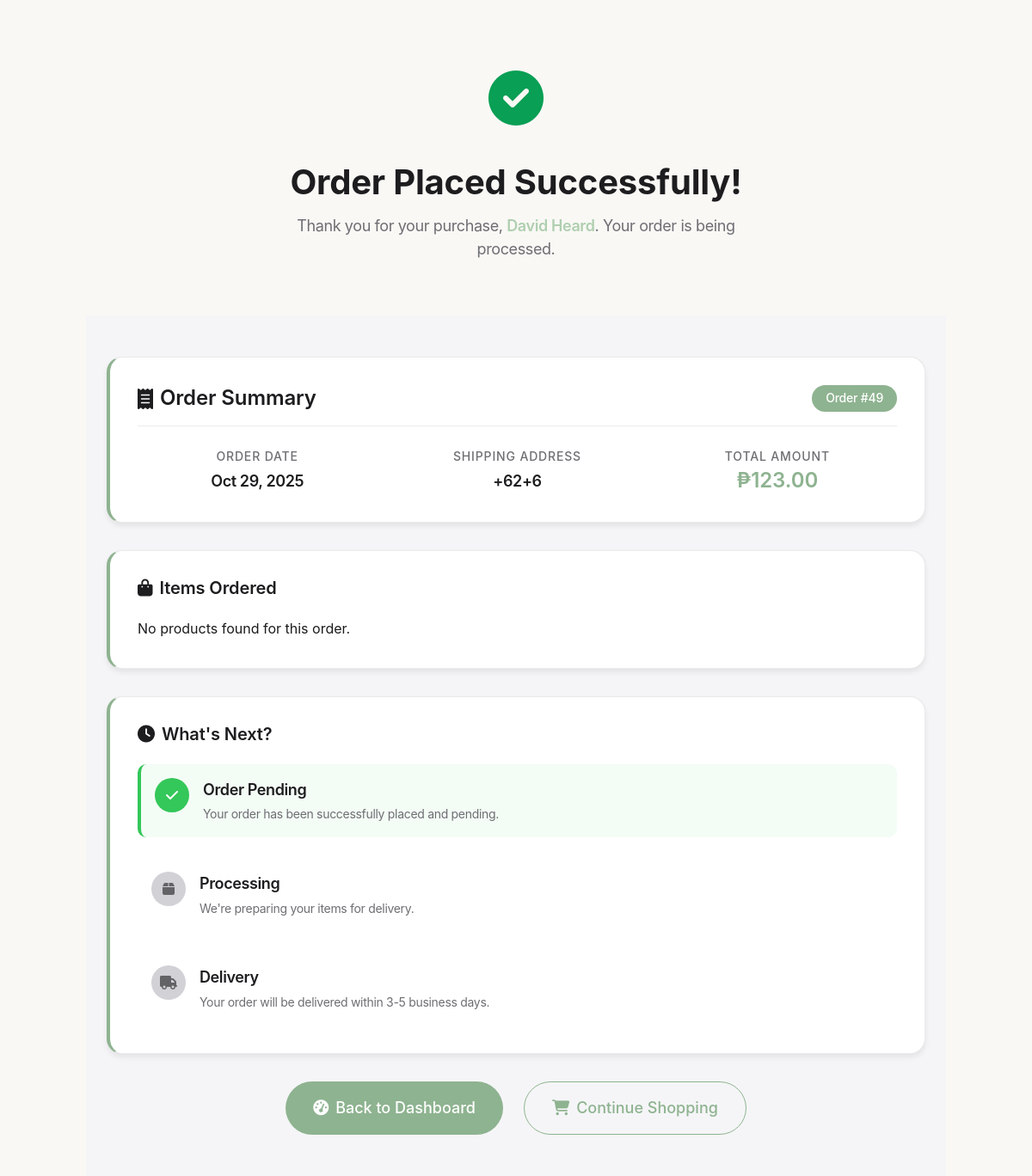
Page /order_success.php (signed in) on the committed database.
### tables this page shows
CREATE TABLE `orders` (
  `id` int(11) NOT NULL,
  `user_id` int(11) NOT NULL,
  `total_amount` decimal(10,2) NOT NULL,
  `order_date` timestamp NOT NULL DEFAULT current_timestamp(),
  `status` varchar(50) NOT NULL DEFAULT 'Pending',
  `payment_method` varchar(50) NOT NULL DEFAULT 'Cash on Delivery',
  `product_names` text NOT NULL,
  `product_images` text NOT NULL,
  `product_sizes` text NOT NULL,
  `shipping_address` varchar(255) NOT NULL
);

### order_success.php (the view, shortened to what this page needs)
<?php
include("db.php");
$user_id = $_SESSION['user_id'];
$full_name = $_SESSION['full_name'] ?? 'Customer';
$order_id = $_SESSION['order_success_id'] ?? null;
if (!$order_id) {
    $stmtOrder = $conn->prepare("SELECT * FROM orders WHERE user_id=? ORDER BY order_date DESC LIMIT 1");
    $stmtOrder->bind_param("i", $user_id);
} else {
    $stmtOrder = $conn->prepare("SELECT * FROM orders WHERE id=? AND user_id=?");
    $stmtOrder->bind_param("ii", $order_id, $user_id);
}
$stmtOrder->execute();
$orderResult = $stmtOrder->get_result();
$order = $orderResult->fetch_assoc();
$order_id = $order['id'];
$stmtItems = $conn->prepare("SELECT product_name, product_image, size, quantity, price FROM order_items WHERE order_id=?");
$stmtItems->bind_param("i", $order_id);
$stmtItems->execute();
$orderItems = $stmtItems->get_result()->fetch_all(MYSQLI_ASSOC);
$shippingAddress = htmlspecialchars($order['shipping_address'] ?? 'N/A');
$grandTotal = $order['total_amount'] ?? 0;
?>
<!DOCTYPE html>
<html lang="en">
<head>
<link rel="stylesheet" href="user.css">
<link rel="stylesheet" href="order.css">
<link rel="stylesheet" href="https://cdnjs.cloudflare.com/ajax/libs/font-awesome/6.5.0/css/all.min.css">
</head>
<body>
<div class="success-header">
    <div class="success-container">
        <div class="success-icon"><i class="fas fa-check-circle"></i></div>
        <h1 class="success-title">Order Placed Successfully!</h1>
        <p class="success-subtitle">
            Thank you for your purchase, <strong><?= htmlspecialchars($full_name) ?></strong>. Your order is being processed.
        </p>
    </div>
</div>
<div class="order-success-container">
    <div class="order-content">
        <div class="order-summary-card">
            <div class="card-header">
                <h2><i class="fas fa-receipt"></i> Order Summary</h2>
                <div class="order-number">Order #<?= $order_id ?></div>
            </div>
            <div class="order-details">
                <div class="order-info-grid">
                    <div class="info-item">
                        <div class="info-label">Order Date</div>
                        <div class="info-value"><?= date("M d, Y", strtotime($order['order_date'])) ?></div>
                    </div>
                    <div class="info-item">
                        <div class="info-label">Shipping Address</div>
                        <div class="info-value"><?= $shippingAddress ?></div>
                    </div>
                    <div class="info-item">
                        <div class="info-label">Total Amount</div>
                        <div class="info-value total-amount">₱<?= number_format($grandTotal, 2) ?></div>
                    </div>
                </div>
            </div>
        </div>
        <div class="products-section">
            <h3><i class="fas fa-shopping-bag"></i> Items Ordered</h3>
            <div class="products-list">
                <?php if (!empty($orderItems)): ?>
                    <?php foreach ($orderItems as $item): ?>
                        <div class="product-item">
                            <div class="product-image">
                                <img src="<?= htmlspecialchars($item['product_image'] ?: 'uploads/default.jpg') ?>"
                                     alt="<?= htmlspecialchars($item['product_name']) ?>">
                            </div>
                            <div class="product-details">
                                <h4 class="product-name"><?= htmlspecialchars($item['product_name']) ?></h4>
                                <div class="product-meta">
                                    <span class="product-size">Size: <?= htmlspecialchars($item['size'] ?: 'N/A') ?></span>
                                    <span class="product-quantity">Qty: <?= htmlspecialchars($item['quantity']) ?></span>
                                </div>
                                <div class="product-price">₱<?= number_format($item['price'] * $item['quantity'], 2) ?></div>
                            </div>
                        </div>
                    <?php endforeach; ?>
                <?php else: ?>
                    <div>No products found for this order.</div>
                <?php endif; ?>
            </div>
        </div>
        <div class="next-steps-card">
            <h3><i class="fas fa-clock"></i> What's Next?</h3>
            <div class="steps-list">
                <div class="step-item completed">
                    <div class="step-icon"><i class="fas fa-check"></i></div>
                    <div class="step-content">
                        <h4>Order Pending</h4>
                        <p>Your order has been successfully placed and pending.</p>
                    </div>
                </div>
                <div class="step-item">
                    <div class="step-icon"><i class="fas fa-box"></i></div>
                    <div class="step-content">
                        <h4>Processing</h4>
                        <p>We're preparing your items for delivery.</p>
                    </div>
                </div>
                <div class="step-item">
                    <div class="step-icon"><i class="fas fa-truck"></i></div>
                    <div class="step-content">
                        <h4>Delivery</h4>
                        <p>Your order will be delivered within 3-5 business days.</p>
                    </div>
                </div>
            </div>
        </div>
        <div class="action-buttons">
            <a href="order_success.php?delete_inventory=1&redirect=userDashboard.php"
               class="btn btn-primary f"><i class="fas fa-tachometer-alt"></i> Back to Dashboard</a>
            <a href="order_success.php?delete_inventory=1&redirect=index.php"
               class="btn btn-secondary f"><i class="fas fa-shopping-cart"></i> Continue Shopping</a>
        </div>
    </div>
</div>
</body>
</html>

### user.css (style rules this page uses)
:root { --sage: 120 25% 75%; --background: 35 25% 97%; --foreground: 25 20% 15%; --primary-color: #008cff; --primary-hover: #0051d5; --secondary-color: #5856d6; --success-color: #34c759; --warning-color: #ff9500; --danger-color: #ff3b30; --dark: #1c1c1e; --gray-900: #2c2c2e; --gray-800: #3a3a3c; --gray-700: #48484a; --gray-600: #636366; --gray-500: #8e8e93; --gray-400: #aeaeb2; --gray-300: #c7c7cc; --gray-200: #d1d1d6; --gray-100: #e5e5ea; --gray-50: #f2f2f7; --white: #ffffff; --button-font-size: 16px; --button-padding-y: 0.625rem; --button-padding-x: 1rem; --button-radius: var(--radius-md); --spacing-xs: 4px; --spacing-sm: 8px; --spacing-md: 16px; --spacing-lg: 24px; --spacing-xl: 32px; --spacing-2xl: 48px; --spacing-3xl: 64px; --font-family: -apple-system, BlinkMacSystemFont, "Segoe UI", Roboto, Oxygen, Ubuntu, sans-serif; --font-size-xs: 12px; --font-size-sm: 14px; --font-size-base: 16px; --font-size-lg: 18px; --font-size-xl: 20px; --font-size-2xl: 24px; --font-size-3xl: 32px; --font-size-4xl: 40px; --radius-sm: 6px; --radius-md: 10px; --radius-lg: 16px; --radius-xl: 20px; --radius-full: 9999px; --shadow-sm: 0 1px 3px rgba(0, 0, 0, 0.12), 0 1px 2px rgba(0, 0, 0, 0.06); --shadow-md: 0 4px 6px rgba(0, 0, 0, 0.07), 0 2px 4px rgba(0, 0, 0, 0.05); --shadow-lg: 0 10px 25px rgba(0, 0, 0, 0.1), 0 6px 10px rgba(0, 0, 0, 0.05); --shadow-xl: 0 20px 40px rgba(0, 0, 0, 0.15); --transition-fast: 150ms cubic-bezier(0.4, 0, 0.2, 1); --transition-base: 250ms cubic-bezier(0.4, 0, 0.2, 1); --transition-slow: 350ms cubic-bezier(0.4, 0, 0.2, 1); }
* { margin: 0; padding: 0; box-sizing: border-box; }
body { font-family: var(--font-family); font-size: var(--font-size-base); line-height: 1.6; color: var(--dark); background: hsl(var(--background)); min-height: 100vh; overflow-x: hidden; }
.btn { padding: var(--spacing-sm) var(--spacing-md); border: none; border-radius: var(--radius-sm); font-size: var(--font-size-sm); font-weight: 500; cursor: pointer; transition: all var(--transition-base); display: inline-flex; align-items: center; gap: var(--spacing-xs); }
.btn-primary { background: linear-gradient( 135deg, var(--primary-color), var(--secondary-color) ); color: var(--white); }
.btn-secondary { background: var(--gray-100); color: var(--gray-700); }
.btn-primary { background: hsl(var(--sage)); color: var(--white); }

### rows in the picture
orders: id "49", order_date "Oct 29, 2025", shipping_address "+62+6", total_amount "123.00"

### other values in the picture
$full_name "David Heard"
